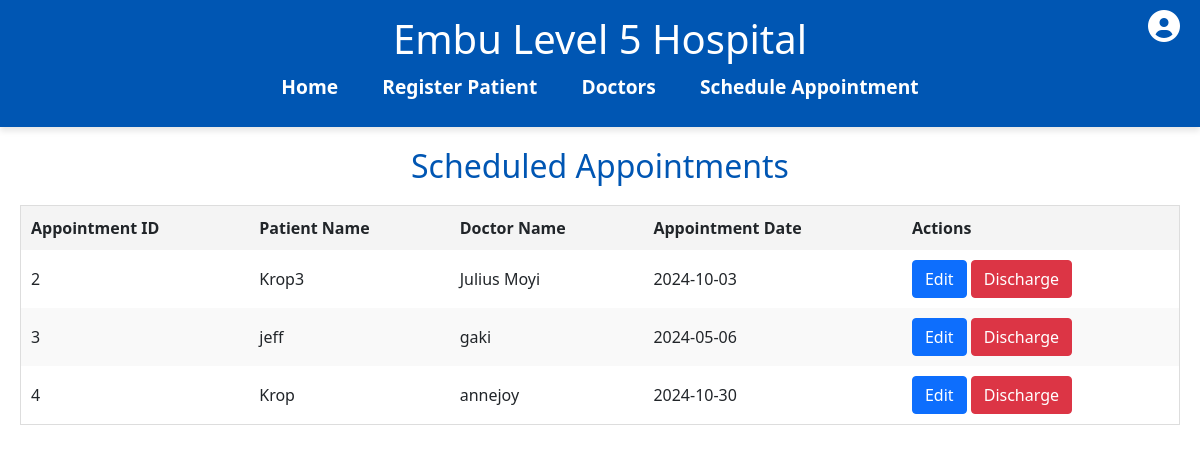
The app's page /appointments with its own data.
### models.py (models this page shows)
class Appointment(db.Model):
    id = db.Column(db.Integer, primary_key=True)
    patient_id = db.Column(db.Integer, db.ForeignKey('patient.id'), nullable=False)
    doctor_id = db.Column(db.Integer, db.ForeignKey('doctor.id'), nullable=False)
    appointment_date = db.Column(db.Date, nullable=False)
    patient = db.relationship('Patient', backref='appointments')
    doctor = db.relationship('Doctor', backref='appointments')

class Patient(db.Model):
    id = db.Column(db.Integer, primary_key=True)
    name = db.Column(db.String(100), nullable=False)
    age = db.Column(db.Integer, nullable=False)
    contact = db.Column(db.String(20), nullable=False)
    address = db.Column(db.String(200), nullable=False)

class Doctor(db.Model):
    id = db.Column(db.Integer, primary_key=True)
    name = db.Column(db.String(100), nullable=False)
    specialization = db.Column(db.String(100), nullable=False)
    contact = db.Column(db.String(20), nullable=False)

### app.py (the view)
@app.route('/appointments')
def appointment_table():
    appointments = Appointment.query.all()
    return render_template('appointment_table.html', appointments=appointments)

### templates/appointment_table.html (shortened to what this page needs)
{% extends 'base.html' %}
{% block content %}
<h2>Scheduled Appointments</h2>
<table class="appointments-table">
    <thead>
        <tr>
            <th>Appointment ID</th>
            <th>Patient Name</th>
            <th>Doctor Name</th>
            <th>Appointment Date</th>
            <th>Actions</th>
        </tr>
    </thead>
    <tbody>
        {% for appointment in appointments %}
        <tr>
            <td>{{ appointment.id }}</td>
            <td>{{ appointment.patient.name }}</td>
            <td>{{ appointment.doctor.name }}</td>
            <td>{{ appointment.appointment_date }}</td>
            <td class="actions-column">
               <a href="{{ url_for('appointment', appointment_id=appointment.id) }}" class="btn btn-primary">Edit</a>
              <button class="btn btn-danger" onclick="dischargeAppointment('{{ url_for('discharge_appointment', appointment_id=appointment.id) }}')">Discharge</button>
            </td>
        </tr>
        {% endfor %}
    </tbody>
</table>
{% endblock %}

### templates/base.html (shortened to what this page needs)
<!DOCTYPE html>
<html lang="en">
<head>
    <link rel="stylesheet" href="{{ url_for('static', filename='style.css') }}">
    <link rel="stylesheet" href="https://cdnjs.cloudflare.com/ajax/libs/font-awesome/6.0.0-beta3/css/all.min.css">
    <link rel="stylesheet" href="https://cdnjs.cloudflare.com/ajax/libs/font-awesome/6.0.0-beta3/css/all.min.css">
    <link rel="stylesheet" href="https://cdn.jsdelivr.net/npm/bootstrap@5.1.3/dist/css/bootstrap.min.css">
</head>
<body>
    <header style="position: relative;">
        <h1>Embu Level 5 Hospital</h1>
        <nav>
            <a href="{{ url_for('index') }}">Home</a>
            <a href="{{ url_for('register_patient') }}">Register Patient</a>
            <a href="{{ url_for('doctors') }}">Doctors</a>
            <a href="{{ url_for('appointment') }}">Schedule Appointment</a>
        </nav>
        <div class="profile-container" style="position: absolute; top: 10px; right: 20px;">
            <i class="fas fa-user-circle fa-2x" id="profileIcon" style="cursor: pointer;"></i>
        </div>
    </header>
    <main>
        {% block content %}{% endblock %}
    </main>
</body>
</html>

### static/style.css (style rules this page uses)
* { margin: 0; padding: 0; box-sizing: border-box; }
body { font-family: Arial, sans-serif; line-height: 1.6; color: #333; background-color: #f4f4f4; }
header { background: #0056b3; color: #fff; padding: 15px 0; text-align: center; box-shadow: 0 4px 6px rgba(0, 0, 0, 0.1); }
header h1 { margin: 0; font-size: 2.5em; }
nav { margin: 10px 0; }
nav a { color: #fff; text-decoration: none; margin: 0 20px; font-weight: bold; font-size: 1.2em; transition: color 0.3s ease; }
main { padding: 20px; }
h2 { margin-bottom: 20px; text-align: center; font-size: 1.8em; color: #0056b3; }
.btn { padding: 10px 15px; border: none; border-radius: 5px; font-size: 14px; font-weight: bold; cursor: pointer; text-align: center; text-decoration: none; display: inline-block; transition: background-color 0.3s ease, color 0.3s ease; }
.btn-primary { background-color: #007bff; color: #fff; }
.btn-danger { background-color: #dc3545; color: #fff; }
table { width: 100%; border-collapse: collapse; margin-top: 20px; }
table, th, td { border: 1px solid #ddd; }
th, td { padding: 10px; text-align: left; }
thead { background-color: #f4f4f4; }
thead th { font-weight: bold; }
tbody tr:nth-child(even) { background-color: #f9f9f9; }
a { text-decoration:none; }

### records on screen
Appointment: id "2", patient.name "Krop3", doctor.name "Julius Moyi", appointment_date "2024-10-03"
Appointment: id "3", patient.name "jeff", doctor.name "gaki", appointment_date "2024-05-06"
Appointment: id "4", patient.name "Krop", doctor.name "annejoy", appointment_date "2024-10-30"
